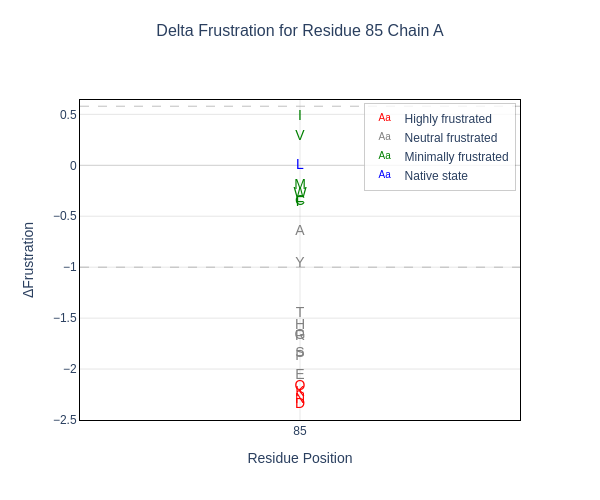
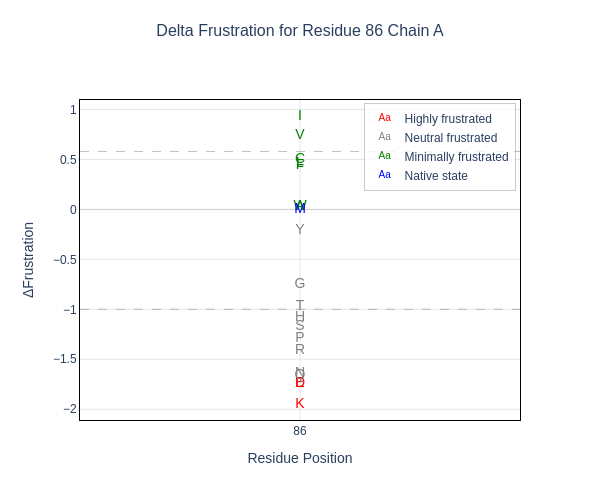
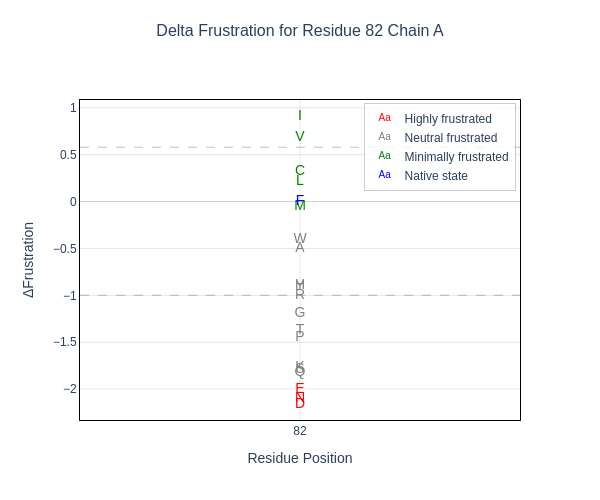
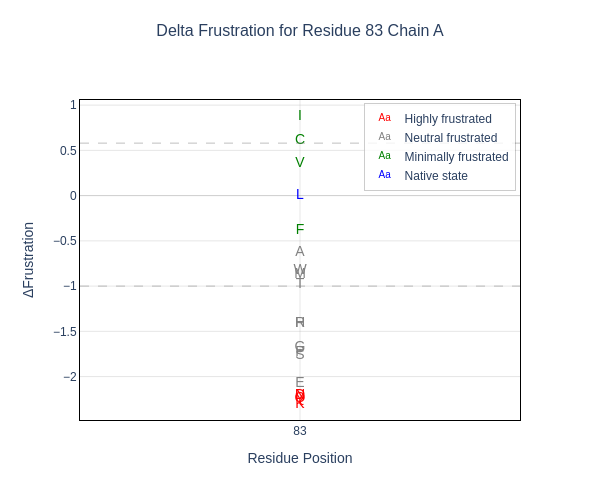

Notebook code cell kept with these figures, in order:
### Code cell
# @title Single Residue Analysis for Top N Residues from Selected Range 🧬 {"run": "auto", "display-mode":"form"}
from IPython.display import clear_output
import pandas as pd
import os
from collections import defaultdict

# Amino acid conversion dictionaries
THREE_TO_ONE = {
    'ALA': 'A', 'CYS': 'C', 'ASP': 'D', 'GLU': 'E',
    'PHE': 'F', 'GLY': 'G', 'HIS': 'H', 'ILE': 'I',
    'LYS': 'K', 'LEU': 'L', 'MET': 'M', 'ASN': 'N',
    'PRO': 'P', 'GLN': 'Q', 'ARG': 'R', 'SER': 'S',
    'THR': 'T', 'VAL': 'V', 'TRP': 'W', 'TYR': 'Y'
}

# Parameters
n_top_residues = 10  # @param {type:"slider", min:1, max:20, step:1}
mode = "singleresidue"  # @param ["singleresidue", "mutational"]
debug = "INFO"  # @param ["INFO", "DEBUG"]

# Clear previous output
clear_output(wait=True)

# Get the top N residues from the previously filtered and sorted DataFrame (df)
top_n = df.head(n_top_residues)

print(f"Analyzing top {n_top_residues} residues from range {min_residue}-{max_residue}:")
print(f"(Sorted by {sort_by} {'ascending' if ascending else 'descending'})")
print("\nSelected residues:")
print(top_n[['Residue', 'Chain', sort_by]].to_string(index=False))

# Prepare residues for analysis
residues_to_analyze = defaultdict(list)
for _, row in top_n.iterrows():
    residues_to_analyze[row['Chain']].append(int(row['Residue']))

# Convert defaultdict to regular dict for frustrapy
residues_to_analyze = dict(residues_to_analyze)

print(f"\nPreparing to analyze residues: {residues_to_analyze}")

# Calculate total mutations to process
total_mutations = sum(len(residues) for residues in residues_to_analyze.values()) * 20

print(f"\nTotal mutations to analyze: {total_mutations}")

try:
    # Find the PDB file in the pdbs_dir
    pdb_files = [f for f in os.listdir(pdbs_dir) if f.endswith('.pdb')]
    if not pdb_files:
        raise FileNotFoundError(f"No PDB files found in {pdbs_dir}")
    pdb_file = pdb_files[0]

    print(f"\nUsing PDB file: {pdb_file}")

    # Calculate frustration for single residues
    pdb_config, plots_config, density_results, single_residue_data = frustrapy.calculate_frustration(
        pdb_file=os.path.join(pdbs_dir, pdb_file),
        mode=mode,
        results_dir=results_dir,
        debug=debug.upper(),
        chain="A",
        residues=residues_to_analyze,
    )

    print("\nAnalysis completed successfully!")

    # Dictionary to store most frustrated mutations for each residue
    most_frustrated_mutations = {}

    # Analyze single residue data
    if single_residue_data and "A" in single_residue_data:
        print("\nMost Frustrated Mutations Analysis:")
        print("-" * 50)

        for res_num in residues_to_analyze["A"]:
            if res_num in single_residue_data["A"]:
                res_data = single_residue_data["A"][res_num]
                mutations = res_data.mutations

                # Convert three-letter code to one-letter code
                native_one_letter = THREE_TO_ONE.get(res_data.residue_name.upper(), 'X')

                # Find most frustrated mutation
                most_frustrated = min(mutations.items(), key=lambda x: x[1])

                # Store in dictionary
                most_frustrated_mutations[res_num] = {
                    'native': native_one_letter,
                    'mutation': most_frustrated[0],
                    'frustration_index': most_frustrated[1]
                }

                print(f"\nPosition {res_num} (Native: {native_one_letter} [from {res_data.residue_name}])")
                print(f"Most frustrated mutation: {native_one_letter} → {most_frustrated[0]} "
                      f"(Frustration Index: {most_frustrated[1]:.3f})")

                # Sort and display top 5 most frustrated mutations
                sorted_mutations = sorted(mutations.items(), key=lambda x: x[1])
                print("\nTop 5 most frustrated mutations:")
                for mut, score in sorted_mutations[:5]:
                    print(f"  {native_one_letter} → {mut}: {score:.3f}")

        print("\nMost Frustrated Mutations Summary:")
        print("-" * 50)
        for res_num, data in most_frustrated_mutations.items():
            mutation_str = f"{data['native']}{res_num}{data['mutation']}"
            print(f"Residue {res_num}: {mutation_str} (FI: {data['frustration_index']:.3f})")

    else:
        print("\nNo single residue data available in the results")

    # Display plots if available
    if plots_config:
        print("\nAvailable plots:")
        for plot_name, plot in plots_config.items():
            print(f"- {plot_name}")
            plot.show()

except Exception as e:
    print(f"Error during analysis: {str(e)}")
    print("\nDebug information:")
    print(f"Results directory: {results_dir}")
    print(f"PDBs directory: {pdbs_dir}")
    print(f"Residues to analyze: {residues_to_analyze}")
    raise

# Create DataFrame for interactive display
if 'most_frustrated_mutations' in locals():
    mutation_df = pd.DataFrame([
        {
            'Residue': res_num,
            'Native': data['native'],
            'Mutation': data['mutation'],
            'Mutation_String': f"{data['native']}{res_num}{data['mutation']}",
            'Frustration_Index': data['frustration_index']
        }
        for res_num, data in most_frustrated_mutations.items()
    ])



print("\nInteractive Mutations Table:")
data_table.DataTable(mutation_df, include_index=False, num_rows_per_page=20)

### Figure 1 — Plotly figure (JSON) as saved in the notebook; plotly's stock layout.template omitted (floating-point values rounded to 4 significant figures)
{"data": [{"mode": "text", "name": "Highly frustrated", "showlegend": true, "text": ["K", "D", "N", "Q"], "textfont": {"color": "red", "family": "Arial", "size": 14}, "type": "scatter", "x": [85, 85, 85, 85], "y": [-2.23, -2.343, -2.299, -2.167]}, {"mode": "text", "name": "Neutral frustrated", "showlegend": true, "text": ["H", "P", "S", "A", "E", "R", "T", "G", "Y"], "textfont": {"color": "gray", "family": "Arial", "size": 14}, "type": "scatter", "x": [85, 85, 85, 85, 85, 85, 85, 85, 85], "y": [-1.577, -1.872, -1.851, -0.653, -2.065, -1.683, -1.456, -1.675, -0.968]}, {"mode": "text", "name": "Minimally frustrated", "showlegend": true, "text": ["F", "I", "V", "M", "W", "C"], "textfont": {"color": "green", "family": "Arial", "size": 14}, "type": "scatter", "x": [85, 85, 85, 85, 85, 85], "y": [-0.364, 0.484, 0.285, -0.2, -0.274, -0.358]}, {"mode": "text", "name": "Native state", "showlegend": true, "text": ["L"], "textfont": {"color": "blue", "family": "Arial", "size": 14}, "type": "scatter", "x": [85], "y": [0]}], "layout": {"height": 500, "legend": {"bgcolor": "rgba(255,255,255,0.8)", "bordercolor": "rgba(0,0,0,0.2)", "borderwidth": 1, "font": {"family": "Arial", "size": 12}, "x": 0.99, "xanchor": "right", "y": 0.99, "yanchor": "top"}, "paper_bgcolor": "white", "plot_bgcolor": "white", "shapes": [{"line": {"color": "rgba(128,128,128,0.5)", "dash": "dash", "width": 1}, "type": "line", "x0": 0, "x1": 1, "xref": "x domain", "y0": 0.58, "y1": 0.58, "yref": "y"}, {"line": {"color": "rgba(128,128,128,0.5)", "dash": "dash", "width": 1}, "type": "line", "x0": 0, "x1": 1, "xref": "x domain", "y0": -1, "y1": -1, "yref": "y"}], "showlegend": true, "title": {"font": {"family": "Arial", "size": 16}, "text": "Delta Frustration for Residue 85 Chain A", "x": 0.5, "y": 0.95}, "width": 600, "xaxis": {"dtick": 1, "gridcolor": "rgba(128,128,128,0.2)", "gridwidth": 1, "linecolor": "black", "linewidth": 1, "mirror": true, "range": [84.5, 85.5], "showgrid": true, "showline": true, "tick0": 85, "tickfont": {"family": "Arial", "size": 12}, "title": {"font": {"family": "Arial", "size": 14}, "text": "Residue Position"}}, "yaxis": {"gridcolor": "rgba(128,128,128,0.2)", "gridwidth": 1, "linecolor": "black", "linewidth": 1, "mirror": true, "showgrid": true, "showline": true, "tickfont": {"family": "Arial", "size": 12}, "title": {"font": {"family": "Arial", "size": 14}, "text": "ΔFrustration"}, "zeroline": true, "zerolinecolor": "rgba(0,0,0,0.2)", "zerolinewidth": 1}}}

### Figure 2 — Plotly figure (JSON) as saved in the notebook; plotly's stock layout.template omitted (floating-point values rounded to 4 significant figures)
{"data": [{"mode": "text", "name": "Highly frustrated", "showlegend": true, "text": ["E", "K", "D"], "textfont": {"color": "red", "family": "Arial", "size": 14}, "type": "scatter", "x": [86, 86, 86], "y": [-1.747, -1.948, -1.741]}, {"mode": "text", "name": "Neutral frustrated", "showlegend": true, "text": ["N", "T", "G", "Q", "S", "H", "R", "P", "Y"], "textfont": {"color": "gray", "family": "Arial", "size": 14}, "type": "scatter", "x": [86, 86, 86, 86, 86, 86, 86, 86, 86], "y": [-1.64, -0.972, -0.752, -1.66, -1.174, -1.078, -1.414, -1.29, -0.21]}, {"mode": "text", "name": "Minimally frustrated", "showlegend": true, "text": ["A", "I", "L", "F", "V", "W", "C"], "textfont": {"color": "green", "family": "Arial", "size": 14}, "type": "scatter", "x": [86, 86, 86, 86, 86, 86, 86], "y": [0.027, 0.935, 0.46, 0.435, 0.741, 0.032, 0.501]}, {"mode": "text", "name": "Native state", "showlegend": true, "text": ["M"], "textfont": {"color": "blue", "family": "Arial", "size": 14}, "type": "scatter", "x": [86], "y": [0]}], "layout": {"height": 500, "legend": {"bgcolor": "rgba(255,255,255,0.8)", "bordercolor": "rgba(0,0,0,0.2)", "borderwidth": 1, "font": {"family": "Arial", "size": 12}, "x": 0.99, "xanchor": "right", "y": 0.99, "yanchor": "top"}, "paper_bgcolor": "white", "plot_bgcolor": "white", "shapes": [{"line": {"color": "rgba(128,128,128,0.5)", "dash": "dash", "width": 1}, "type": "line", "x0": 0, "x1": 1, "xref": "x domain", "y0": 0.58, "y1": 0.58, "yref": "y"}, {"line": {"color": "rgba(128,128,128,0.5)", "dash": "dash", "width": 1}, "type": "line", "x0": 0, "x1": 1, "xref": "x domain", "y0": -1, "y1": -1, "yref": "y"}], "showlegend": true, "title": {"font": {"family": "Arial", "size": 16}, "text": "Delta Frustration for Residue 86 Chain A", "x": 0.5, "y": 0.95}, "width": 600, "xaxis": {"dtick": 1, "gridcolor": "rgba(128,128,128,0.2)", "gridwidth": 1, "linecolor": "black", "linewidth": 1, "mirror": true, "range": [85.5, 86.5], "showgrid": true, "showline": true, "tick0": 86, "tickfont": {"family": "Arial", "size": 12}, "title": {"font": {"family": "Arial", "size": 14}, "text": "Residue Position"}}, "yaxis": {"gridcolor": "rgba(128,128,128,0.2)", "gridwidth": 1, "linecolor": "black", "linewidth": 1, "mirror": true, "showgrid": true, "showline": true, "tickfont": {"family": "Arial", "size": 12}, "title": {"font": {"family": "Arial", "size": 14}, "text": "ΔFrustration"}, "zeroline": true, "zerolinecolor": "rgba(0,0,0,0.2)", "zerolinewidth": 1}}}

### Figure 3 — Plotly figure (JSON) as saved in the notebook; plotly's stock layout.template omitted (floating-point values rounded to 4 significant figures)
{"data": [{"mode": "text", "name": "Highly frustrated", "showlegend": true, "text": ["D", "N", "E"], "textfont": {"color": "red", "family": "Arial", "size": 14}, "type": "scatter", "x": [82, 82, 82], "y": [-2.159, -2.096, -2.001]}, {"mode": "text", "name": "Neutral frustrated", "showlegend": true, "text": ["P", "T", "R", "S", "K", "H", "A", "Q", "G", "Y", "W"], "textfont": {"color": "gray", "family": "Arial", "size": 14}, "type": "scatter", "x": [82, 82, 82, 82, 82, 82, 82, 82, 82, 82, 82], "y": [-1.447, -1.379, -1.005, -1.792, -1.773, -0.9, -0.505, -1.819, -1.194, -0.901, -0.408]}, {"mode": "text", "name": "Minimally frustrated", "showlegend": true, "text": ["I", "V", "L", "M", "C"], "textfont": {"color": "green", "family": "Arial", "size": 14}, "type": "scatter", "x": [82, 82, 82, 82, 82], "y": [0.913, 0.687, 0.21, -0.052, 0.326]}, {"mode": "text", "name": "Native state", "showlegend": true, "text": ["F"], "textfont": {"color": "blue", "family": "Arial", "size": 14}, "type": "scatter", "x": [82], "y": [0]}], "layout": {"height": 500, "legend": {"bgcolor": "rgba(255,255,255,0.8)", "bordercolor": "rgba(0,0,0,0.2)", "borderwidth": 1, "font": {"family": "Arial", "size": 12}, "x": 0.99, "xanchor": "right", "y": 0.99, "yanchor": "top"}, "paper_bgcolor": "white", "plot_bgcolor": "white", "shapes": [{"line": {"color": "rgba(128,128,128,0.5)", "dash": "dash", "width": 1}, "type": "line", "x0": 0, "x1": 1, "xref": "x domain", "y0": 0.58, "y1": 0.58, "yref": "y"}, {"line": {"color": "rgba(128,128,128,0.5)", "dash": "dash", "width": 1}, "type": "line", "x0": 0, "x1": 1, "xref": "x domain", "y0": -1, "y1": -1, "yref": "y"}], "showlegend": true, "title": {"font": {"family": "Arial", "size": 16}, "text": "Delta Frustration for Residue 82 Chain A", "x": 0.5, "y": 0.95}, "width": 600, "xaxis": {"dtick": 1, "gridcolor": "rgba(128,128,128,0.2)", "gridwidth": 1, "linecolor": "black", "linewidth": 1, "mirror": true, "range": [81.5, 82.5], "showgrid": true, "showline": true, "tick0": 82, "tickfont": {"family": "Arial", "size": 12}, "title": {"font": {"family": "Arial", "size": 14}, "text": "Residue Position"}}, "yaxis": {"gridcolor": "rgba(128,128,128,0.2)", "gridwidth": 1, "linecolor": "black", "linewidth": 1, "mirror": true, "showgrid": true, "showline": true, "tickfont": {"family": "Arial", "size": 12}, "title": {"font": {"family": "Arial", "size": 14}, "text": "ΔFrustration"}, "zeroline": true, "zerolinecolor": "rgba(0,0,0,0.2)", "zerolinewidth": 1}}}

### Figure 4 — Plotly figure (JSON) as saved in the notebook; plotly's stock layout.template omitted (floating-point values rounded to 4 significant figures)
{"data": [{"mode": "text", "name": "Highly frustrated", "showlegend": true, "text": ["Q", "D", "N", "K", "Y"], "textfont": {"color": "red", "family": "Arial", "size": 14}, "type": "scatter", "x": [83, 83, 83, 83, 83], "y": [-2.242, -2.214, -2.205, -2.303, -2.254]}, {"mode": "text", "name": "Neutral frustrated", "showlegend": true, "text": ["T", "G", "P", "S", "H", "R", "E", "A", "M", "W"], "textfont": {"color": "gray", "family": "Arial", "size": 14}, "type": "scatter", "x": [83, 83, 83, 83, 83, 83, 83, 83, 83, 83], "y": [-0.985, -1.677, -1.733, -1.763, -1.413, -1.414, -2.081, -0.629, -0.869, -0.833]}, {"mode": "text", "name": "Minimally frustrated", "showlegend": true, "text": ["F", "V", "I", "C"], "textfont": {"color": "green", "family": "Arial", "size": 14}, "type": "scatter", "x": [83, 83, 83, 83], "y": [-0.39, 0.356, 0.88, 0.611]}, {"mode": "text", "name": "Native state", "showlegend": true, "text": ["L"], "textfont": {"color": "blue", "family": "Arial", "size": 14}, "type": "scatter", "x": [83], "y": [0]}], "layout": {"height": 500, "legend": {"bgcolor": "rgba(255,255,255,0.8)", "bordercolor": "rgba(0,0,0,0.2)", "borderwidth": 1, "font": {"family": "Arial", "size": 12}, "x": 0.99, "xanchor": "right", "y": 0.99, "yanchor": "top"}, "paper_bgcolor": "white", "plot_bgcolor": "white", "shapes": [{"line": {"color": "rgba(128,128,128,0.5)", "dash": "dash", "width": 1}, "type": "line", "x0": 0, "x1": 1, "xref": "x domain", "y0": 0.58, "y1": 0.58, "yref": "y"}, {"line": {"color": "rgba(128,128,128,0.5)", "dash": "dash", "width": 1}, "type": "line", "x0": 0, "x1": 1, "xref": "x domain", "y0": -1, "y1": -1, "yref": "y"}], "showlegend": true, "title": {"font": {"family": "Arial", "size": 16}, "text": "Delta Frustration for Residue 83 Chain A", "x": 0.5, "y": 0.95}, "width": 600, "xaxis": {"dtick": 1, "gridcolor": "rgba(128,128,128,0.2)", "gridwidth": 1, "linecolor": "black", "linewidth": 1, "mirror": true, "range": [82.5, 83.5], "showgrid": true, "showline": true, "tick0": 83, "tickfont": {"family": "Arial", "size": 12}, "title": {"font": {"family": "Arial", "size": 14}, "text": "Residue Position"}}, "yaxis": {"gridcolor": "rgba(128,128,128,0.2)", "gridwidth": 1, "linecolor": "black", "linewidth": 1, "mirror": true, "showgrid": true, "showline": true, "tickfont": {"family": "Arial", "size": 12}, "title": {"font": {"family": "Arial", "size": 14}, "text": "ΔFrustration"}, "zeroline": true, "zerolinecolor": "rgba(0,0,0,0.2)", "zerolinewidth": 1}}}
